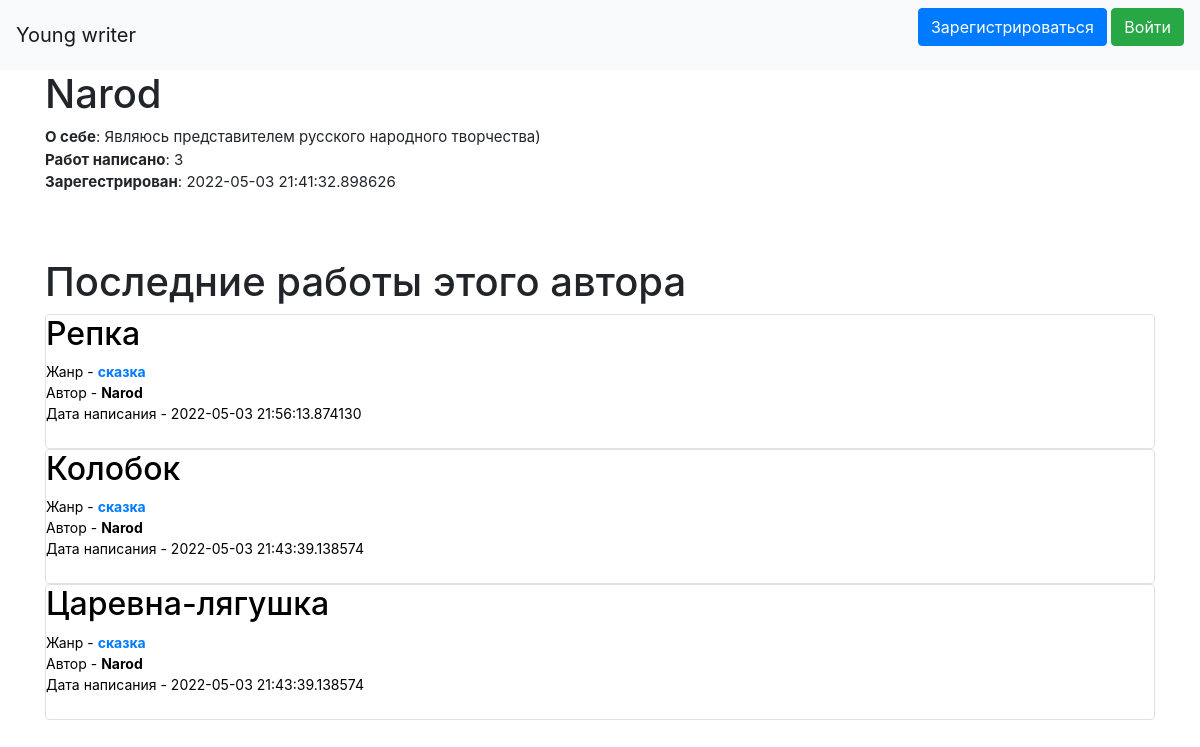
Screenshot of /profile/4 with the database file from the repository.
### data/users.py (models this page shows, shortened)
class User(SqlAlchemyBase, UserMixin, SerializerMixin):
    __tablename__ = 'users'
    id = sqlalchemy.Column(sqlalchemy.Integer,
                           primary_key=True, autoincrement=True)
    name = sqlalchemy.Column(sqlalchemy.String, nullable=True)
    about = sqlalchemy.Column(sqlalchemy.String, nullable=True)
    email = sqlalchemy.Column(sqlalchemy.String,
                              index=True, unique=True, nullable=True)
    hashed_password = sqlalchemy.Column(sqlalchemy.String, nullable=True)
    created_date = sqlalchemy.Column(sqlalchemy.DateTime,
                                     default=datetime.datetime.now)
    news = orm.relation("Works", back_populates='user')

### data/works.py (models this page shows)
class Works(SqlAlchemyBase, SerializerMixin):
    __tablename__ = 'works'
    datetime_format = '%d %B %Y'
    id = sqlalchemy.Column(sqlalchemy.Integer,
                           primary_key=True, autoincrement=True)
    title = sqlalchemy.Column(sqlalchemy.String, nullable=True)
    genre_id = sqlalchemy.Column(sqlalchemy.Integer,
                                sqlalchemy.ForeignKey("genres.id"))
    description = sqlalchemy.Column(sqlalchemy.String, nullable=True)
    content = sqlalchemy.Column(sqlalchemy.String, nullable=True)
    created_date = sqlalchemy.Column(sqlalchemy.DateTime,
                                     default=datetime.datetime.now())
    is_private = sqlalchemy.Column(sqlalchemy.Boolean, default=True)
    user_id = sqlalchemy.Column(sqlalchemy.Integer,
                                sqlalchemy.ForeignKey("users.id"))
    user = orm.relation('User')
    genre = orm.relation('Genre')

### data/genre.py (models this page shows)
class Genre(SqlAlchemyBase, SerializerMixin):
    __tablename__ = 'genres'
    id = sqlalchemy.Column(sqlalchemy.Integer, primary_key=True,
                           autoincrement=True)
    name = sqlalchemy.Column(sqlalchemy.String, nullable=True)
    news = orm.relation("Works", back_populates='genre')

### main.py (the view)
@app.route('/profile/<int:user_id>')
def profile(user_id):
    db_sess = db_session.create_session()
    works = db_sess.query(Works).order_by(
        desc(Works.created_date)).filter(Works.user_id == user_id).all()
    return render_template('profile.html',
                           user=load_user(user_id),
                           works=works)

### data/db_session.py (called while the page is built)
def create_session() -> Session:
    global __factory
    return __factory()

### main.py (called while the page is built)
@login_manager.user_loader
def load_user(user_id):
    db_sess = db_session.create_session()
    return db_sess.query(User).get(user_id)

### templates/profile.html (shortened to what this page needs)
{% extends "base.html" %}
{% block content %}
<h1>{{ user.name }}</h1>
<p style="font-size: 15px;">
    {% if user.about %}
        <b>О себе</b>: {{ user.about }}
    {% endif %}
    <br>
    <b>Работ написано</b>: {{ works|length() }}
    <br>
    <b>Зарегестрирован</b>: {{ user.created_date }}
</p>
<br>
{% set logined = current_user.get_id() == user.id|string() %}
<br>
{% if logined %}
    <h1>Ваши последние работы</h1>
{% else %}
    <h1>Последние работы этого автора</h1>
{% endif %}
{% for item in works %}
<div class="col-md6 border rounded" style="color: black;">
    <a href='/texts/{{ item.id|int() }}' class='straight_link'>
        <h2>{{item.title}}</h2>
    </a>
    <div style="overflow-x:hidden; text-overflow: ellipsis; font-size: 14px;">
        Жанр - <a href="/filtered_by_genre/{{ item.genre_id }}"><b>{{item.genre.name}}</b></a><br>
        Автор - <b>{{item.user.name}}</b>
        <br>Дата написания - {{item.created_date}}
    </div>
    <br>
</div>
{% endfor %}
<br>
{% endblock %}

### templates/base.html (style rules this page uses)
.straight_link { text-decoration: none; color: black; }

### rows the page displays
User: name "Narod", about "Являюсь представителем русского народного творчества)", created_date "2022-05-03 21:41:32.898626"
Works: title "Репка", genre.name "сказка", user.name "Narod", created_date "2022-05-03 21:56:13.874130"
Works: title "Колобок", genre.name "сказка", user.name "Narod", created_date "2022-05-03 21:43:39.138574"
Works: title "Царевна-лягушка", genre.name "сказка", user.name "Narod", created_date "2022-05-03 21:43:39.138574"

### other values shown
{{ works|length() }} "3"
